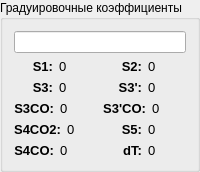
           <widget class="QGroupBox" name="groupBox">
            <property name="title">
             <string>Градуировочные коэффициенты</string>
            </property>
            <layout class="QGridLayout" name="gridLayout_36">
             <item row="0" column="0">
              <layout class="QGridLayout" name="gridLayout_35">
               <item row="0" column="0">
                <widget class="QLineEdit" name="lineEdit_grad"/>
               </item>
               <item row="1" column="0">
                <layout class="QGridLayout" name="gridLayout_34">
                 <item row="0" column="0">
                  <layout class="QGridLayout" name="gridLayout_24">
                   <item row="0" column="0">
                    <widget class="QLabel" name="label_10">
                     <property name="font">
                      <font>
                       <pointsize>10</pointsize>
                       <weight>75</weight>
                       <bold>true</bold>
                      </font>
                     </property>
                     <property name="text">
                      <string>S1:</string>
                     </property>
                     <property name="alignment">
                      <set>Qt::AlignRight|Qt::AlignTrailing|Qt::AlignVCenter</set>
                     </property>
                    </widget>
                   </item>
                   <item row="0" column="1">
                    <widget class="QLabel" name="S1_kg">
                     <property name="font">
                      <font>
                       <pointsize>10</pointsize>
                      </font>
                     </property>
                     <property name="text">
                      <string>0</string>
                     </property>
                    </widget>
                   </item>
                  </layout>
                 </item>
                 <item row="4" column="1">
                  <layout class="QGridLayout" name="gridLayout_33">
                   <item row="0" column="0">
                    <widget class="QLabel" name="label_19">
                     <property name="font">
                      <font>
                       <pointsize>10</pointsize>
                       <weight>75</weight>
                       <bold>true</bold>
                      </font>
                     </property>
                     <property name="text">
                      <string>dT:</string>
                     </property>
                     <property name="alignment">
                      <set>Qt::AlignRight|Qt::AlignTrailing|Qt::AlignVCenter</set>
                     </property>
                    </widget>
                   </item>
                   <item row="0" column="1">
                    <widget class="QLabel" name="dTmax">
                     <property name="font">
                      <font>
                       <pointsize>10</pointsize>
                      </font>
                     </property>
                     <property name="text">
                      <string>0</string>
                     </property>
                    </widget>
                   </item>
                  </layout>
                 </item>
                 <item row="4" column="0">
                  <layout class="QGridLayout" name="gridLayout_28">
                   <item row="0" column="0">
                    <widget class="QLabel" name="label_14">
                     <property name="font">
                      <font>
                       <pointsize>10</pointsize>
                       <weight>75</weight>
                       <bold>true</bold>
                      </font>
                     </property>
                     <property name="text">
                      <string>S4CO:</string>
                     </property>
                     <property name="alignment">
                      <set>Qt::AlignRight|Qt::AlignTrailing|Qt::AlignVCenter</set>
                     </property>
                    </widget>
                   </item>
                   <item row="0" column="1">
                    <widget class="QLabel" name="S4CO_kg">
                     <property name="font">
                      <font>
                       <pointsize>10</pointsize>
                      </font>
                     </property>
                     <property name="text">
                      <string>0</string>
                     </property>
                    </widget>
                   </item>
                  </layout>
                 </item>
                 <item row="1" column="0">
                  <layout class="QGridLayout" name="gridLayout_25">
                   <item row="0" column="0">
                    <widget class="QLabel" name="label_11">
                     <property name="font">
                      <font>
                       <pointsize>10</pointsize>
                       <weight>75</weight>
                       <bold>true</bold>
                      </font>
                     </property>
                     <property name="text">
                      <string>S3:</string>
                     </property>
                     <property name="alignment">
                      <set>Qt::AlignRight|Qt::AlignTrailing|Qt::AlignVCenter</set>
                     </property>
                    </widget>
                   </item>
                   <item row="0" column="1">
                    <widget class="QLabel" name="S3_kg">
                     <property name="font">
                      <font>
                       <pointsize>10</pointsize>
                      </font>
                     </property>
                     <property name="text">
                      <string>0</string>
                     </property>
                    </widget>
                   </item>
                  </layout>
                 </item>
                 <item row="1" column="1">
                  <layout class="QGridLayout" name="gridLayout_30">
                   <item row="0" column="0">
                    <widget class="QLabel" name="label_15">
                     <property name="font">
                      <font>
                       <pointsize>10</pointsize>
                       <weight>75</weight>
                       <bold>true</bold>
                      </font>
                     </property>
                     <property name="text">
                      <string>S3':</string>
                     </property>
                     <property name="alignment">
                      <set>Qt::AlignRight|Qt::AlignTrailing|Qt::AlignVCenter</set>
                     </property>
                    </widget>
                   </item>
                   <item row="0" column="1">
                    <widget class="QLabel" name="S3__kg">
                     <property name="font">
                      <font>
                       <pointsize>10</pointsize>
                      </font>
                     </property>
                     <property name="text">
                      <string>0</string>
                     </property>
                    </widget>
                   </item>
                  </layout>
                 </item>
                 <item row="2" column="1">
                  <layout class="QGridLayout" name="gridLayout_31">
                   <item row="0" column="0">
                    <widget class="QLabel" name="label_16">
                     <property name="font">
                      <font>
                       <pointsize>10</pointsize>
                       <weight>75</weight>
                       <bold>true</bold>
                      </font>
                     </property>
                     <property name="text">
                      <string>S3'CO:</string>
                     </property>
                     <property name="alignment">
                      <set>Qt::AlignRight|Qt::AlignTrailing|Qt::AlignVCenter</set>
                     </property>
                    </widget>
                   </item>
                   <item row="0" column="1">
                    <widget class="QLabel" name="S3_CO_kg">
                     <property name="font">
                      <font>
                       <pointsize>10</pointsize>
                      </font>
                     </property>
                     <property name="text">
                      <string>0</string>
                     </property>
                    </widget>
                   </item>
                  </layout>
                 </item>
                 <item row="2" column="0">
                  <layout class="QGridLayout" name="gridLayout_26">
                   <item row="0" column="0">
                    <widget class="QLabel" name="label_12">
                     <property name="font">
                      <font>
                       <pointsize>10</pointsize>
                       <weight>75</weight>
                       <bold>true</bold>
                      </font>
                     </property>
                     <property name="text">
                      <string>S3CO:</string>
                     </property>
                     <property name="alignment">
                      <set>Qt::AlignRight|Qt::AlignTrailing|Qt::AlignVCenter</set>
                     </property>
                    </widget>
                   </item>
                   <item row="0" column="1">
                    <widget class="QLabel" name="S3CO_kg">
                     <property name="font">
                      <font>
                       <pointsize>10</pointsize>
                      </font>
                     </property>
                     <property name="text">
                      <string>0</string>
                     </property>
                    </widget>
                   </item>
                  </layout>
                 </item>
                 <item row="3" column="0">
                  <layout class="QGridLayout" name="gridLayout_27">
                   <item row="0" column="0">
                    <widget class="QLabel" name="label_13">
                     <property name="font">
                      <font>
                       <pointsize>10</pointsize>
                       <weight>75</weight>
                       <bold>true</bold>
                      </font>
                     </property>
                     <property name="text">
                      <string>S4CO2:</string>
                     </property>
                     <property name="alignment">
                      <set>Qt::AlignRight|Qt::AlignTrailing|Qt::AlignVCenter</set>
                     </property>
                    </widget>
                   </item>
                   <item row="0" column="1">
                    <widget class="QLabel" name="S4CO2_kg">
                     <property name="font">
                      <font>
                       <pointsize>10</pointsize>
                      </font>
                     </property>
                     <property name="text">
                      <string>0</string>
                     </property>
                    </widget>
                   </item>
                  </layout>
                 </item>
                 <item row="3" column="1">
                  <layout class="QGridLayout" name="gridLayout_32">
                   <item row="0" column="0">
                    <widget class="QLabel" name="label_18">
                     <property name="font">
                      <font>
                       <pointsize>10</pointsize>
                       <weight>75</weight>
                       <bold>true</bold>
                      </font>
                     </property>
                     <property name="text">
                      <string>S5:</string>
                     </property>
                     <property name="alignment">
                      <set>Qt::AlignRight|Qt::AlignTrailing|Qt::AlignVCenter</set>
                     </property>
                    </widget>
                   </item>
                   <item row="0" column="1">
                    <widget class="QLabel" name="S5_kg">
                     <property name="font">
                      <font>
                       <pointsize>10</pointsize>
                      </font>
                     </property>
                     <property name="text">
                      <string>0</string>
                     </property>
                    </widget>
                   </item>
                  </layout>
                 </item>
                 <item row="0" column="1">
                  <layout class="QGridLayout" name="gridLayout_29">
                   <item row="0" column="1">
                    <widget class="QLabel" name="S2_kg">
                     <property name="font">
                      <font>
                       <pointsize>10</pointsize>
                      </font>
                     </property>
                     <property name="text">
                      <string>0</string>
                     </property>
                    </widget>
                   </item>
                   <item row="0" column="0">
                    <widget class="QLabel" name="label_17">
                     <property name="font">
                      <font>
                       <pointsize>10</pointsize>
                       <weight>75</weight>
                       <bold>true</bold>
                      </font>
                     </property>
                     <property name="text">
                      <string>S2:</string>
                     </property>
                     <property name="alignment">
                      <set>Qt::AlignRight|Qt::AlignTrailing|Qt::AlignVCenter</set>
                     </property>
                    </widget>
                   </item>
                  </layout>
                 </item>
                </layout>
               </item>
              </layout>
             </item>
            </layout>
           </widget>
